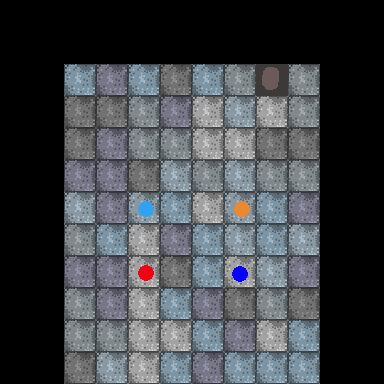

This game map was drawn from its Tiled (.tmx) file and the tilesets committed beside it. A one-line description and the full map source follow:
An orthogonal 12x12 tile map with 32x32 px tiles, 4 tile layers (Floor, Wall1, Object1, P2 Only), 3 hidden layers not drawn.

<map version="1.0" orientation="orthogonal" renderorder="left-down" width="12" height="12" tilewidth="32" tileheight="32" nextobjectid="1">
 <properties>
  <property name="-PuzzleId" value="1" />
  <property name="=FloorButtonSequence" value="o,b,o,c,o,r,b,c" />
  <property name="PlayerStartingAngle" value="-90" />
  <property name="PlayerStartingPosition" value="3,10" />
 </properties>
 <tileset firstgid="1" name="RoomEditorImage" tilewidth="32" tileheight="32">
  <image source="../RoomEditorImage.png" width="320" height="192" />
  <tile id="3">
   <properties>
    <property name="FloorButton" value="r" />
   </properties>
  </tile>
  <tile id="4">
   <properties>
    <property name="FloorButton" value="c" />
   </properties>
  </tile>
  <tile id="5">
   <properties>
    <property name="FloorButton" value="o" />
   </properties>
  </tile>
  <tile id="6">
   <properties>
    <property name="FloorButton" value="m" />
   </properties>
  </tile>
  <tile id="7">
   <properties>
    <property name="FloorButton" value="b" />
   </properties>
  </tile>
  <tile id="8">
   <properties>
    <property name="DoorColor" value="255,0,0" />
   </properties>
  </tile>
  <tile id="9">
   <properties>
    <property name="DoorColor" value="0,0,255" />
   </properties>
  </tile>
  <tile id="10">
   <properties>
    <property name="DoorColor" value="255,255,0" />
   </properties>
  </tile>
  <tile id="11">
   <properties>
    <property name="DoorLocked" value="false" />
   </properties>
  </tile>
  <tile id="41">
   <properties>
    <property name="Collider" value="false" />
   </properties>
  </tile>
  <tile id="42">
   <properties>
    <property name="Collider" value="false" />
   </properties>
  </tile>
 </tileset>
 <layer name="Floor" width="12" height="12">
  <data encoding="csv">
0,0,0,0,0,0,0,0,0,0,0,0,
0,0,0,0,0,0,0,0,0,0,0,0,
0,0,0,0,0,0,0,0,30,0,0,0,
0,0,0,35,34,33,30,31,30,0,0,0,
0,0,0,33,34,34,30,30,35,0,0,0,
0,0,0,33,35,31,34,31,34,0,0,0,
0,0,0,33,31,32,30,31,32,0,0,0,
0,0,0,32,30,33,32,31,32,0,0,0,
0,0,0,33,30,35,32,30,31,0,0,0,
0,0,0,33,30,32,33,35,34,0,0,0,
0,0,0,34,30,30,32,33,30,0,0,0,
0,0,0,0,0,0,0,0,0,0,0,0
</data>
 </layer>
 <layer name="Wall1" width="12" height="12">
  <properties>
   <property name="Offset" value="1" />
  </properties>
  <data encoding="csv">
0,0,0,0,0,0,0,0,0,0,0,0,
0,0,0,0,0,0,0,0,0,0,0,0,
0,0,32,33,32,35,32,34,3,34,0,0,
0,0,35,0,0,0,0,0,0,34,0,0,
0,0,35,0,0,0,0,0,0,35,0,0,
0,0,33,0,0,0,0,0,0,34,0,0,
0,0,31,0,0,0,0,0,0,33,0,0,
0,0,34,0,0,0,0,0,0,31,0,0,
0,0,33,0,0,0,0,0,0,33,0,0,
0,0,34,0,0,0,0,0,0,35,0,0,
0,0,34,0,0,0,0,0,0,32,0,0,
0,0,35,31,30,32,33,32,32,32,0,0
</data>
 </layer>
 <layer name="Object1" width="12" height="12">
  <properties>
   <property name="Offset1" value="" />
   <property name="SnakeKey" value="0" />
  </properties>
  <data encoding="csv">
0,0,0,0,0,0,0,0,0,0,0,0,
0,0,0,0,0,0,0,0,0,0,0,0,
0,0,0,0,0,0,0,0,0,0,0,0,
0,0,0,0,0,0,0,0,0,0,0,0,
0,0,0,0,0,0,0,0,0,0,0,0,
0,0,0,0,0,0,0,0,0,0,0,0,
0,0,0,0,5,0,0,6,0,0,0,0,
0,0,0,0,0,0,0,0,0,0,0,0,
0,0,0,0,4,0,0,8,0,0,0,0,
0,0,0,0,0,0,0,0,0,0,0,0,
0,0,0,0,0,0,0,0,0,0,0,0,
0,0,0,0,0,0,0,0,0,0,0,0
</data>
 </layer>
 <layer name="P2 Only" width="12" height="12">
  <properties>
   <property name="Offset" value="5" />
   <property name="UnityLayer" value="P2 Only" />
  </properties>
  <data encoding="csv">
0,0,0,0,0,0,0,0,0,0,0,0,
0,0,0,0,0,0,0,0,0,0,0,0,
0,0,0,0,0,0,0,0,0,0,0,0,
0,0,0,0,0,0,0,0,0,0,0,0,
0,0,0,0,0,0,0,0,0,0,0,0,
0,0,0,0,0,0,0,0,0,0,0,0,
0,0,0,0,0,0,0,0,0,0,0,0,
0,0,0,0,0,0,0,0,0,0,0,0,
0,0,0,0,0,0,0,0,0,0,0,0,
0,0,0,0,0,0,0,0,0,0,0,0,
0,0,0,0,0,0,0,0,0,0,0,0,
0,0,0,0,0,0,0,0,0,0,0,0
</data>
 </layer>
 <layer name="Wall2" width="12" height="12" visible="0">
  <properties>
   <property name="Offset" value="2" />
  </properties>
  <data encoding="csv">
0,0,0,0,0,0,0,0,0,0,0,0,
0,0,0,0,0,0,0,0,0,0,0,0,
0,0,32,33,31,35,32,35,31,35,0,0,
0,0,31,0,0,0,0,0,0,35,0,0,
0,0,31,0,0,0,0,0,0,31,0,0,
0,0,33,0,0,0,0,0,0,35,0,0,
0,0,34,0,0,0,0,0,0,33,0,0,
0,0,34,0,0,0,0,0,0,33,0,0,
0,0,32,0,0,0,0,0,0,31,0,0,
0,0,35,0,0,0,0,0,0,33,0,0,
0,0,34,0,0,0,0,0,0,33,0,0,
0,0,33,30,34,35,34,35,33,33,0,0
</data>
 </layer>
 <layer name="Wall3" width="12" height="12" visible="0">
  <properties>
   <property name="Offset" value="3" />
  </properties>
  <data encoding="csv">
0,0,0,0,0,0,0,0,0,0,0,0,
0,0,0,0,0,0,0,0,0,0,0,0,
0,0,33,30,35,33,33,33,35,34,0,0,
0,0,33,0,0,0,0,0,0,34,0,0,
0,0,33,0,0,0,0,0,0,33,0,0,
0,0,33,0,0,0,0,0,0,34,0,0,
0,0,32,0,0,0,0,0,0,32,0,0,
0,0,32,0,0,0,0,0,0,31,0,0,
0,0,33,0,0,0,0,0,0,32,0,0,
0,0,34,0,0,0,0,0,0,33,0,0,
0,0,34,0,0,0,0,0,0,33,0,0,
0,0,33,33,32,31,30,32,33,35,0,0
</data>
 </layer>
 <layer name="Ceilling" width="12" height="12" visible="0">
  <properties>
   <property name="Offset" value="4" />
   <property name="UnityLayer" value="P1 Only" />
  </properties>
  <data encoding="csv">
0,0,0,0,0,0,0,0,0,0,0,0,
0,0,0,0,0,0,0,0,0,0,0,0,
0,0,0,0,0,0,0,0,0,0,0,0,
0,0,0,32,35,35,32,31,30,0,0,0,
0,0,0,32,30,35,32,33,34,0,0,0,
0,0,0,32,31,34,31,31,33,0,0,0,
0,0,0,35,31,35,32,32,31,0,0,0,
0,0,0,33,34,32,34,34,32,0,0,0,
0,0,0,31,30,30,34,34,32,0,0,0,
0,0,0,31,35,33,31,30,30,0,0,0,
0,0,0,30,34,30,30,32,30,0,0,0,
0,0,0,0,0,0,0,0,0,0,0,0
</data>
 </layer>
</map>
